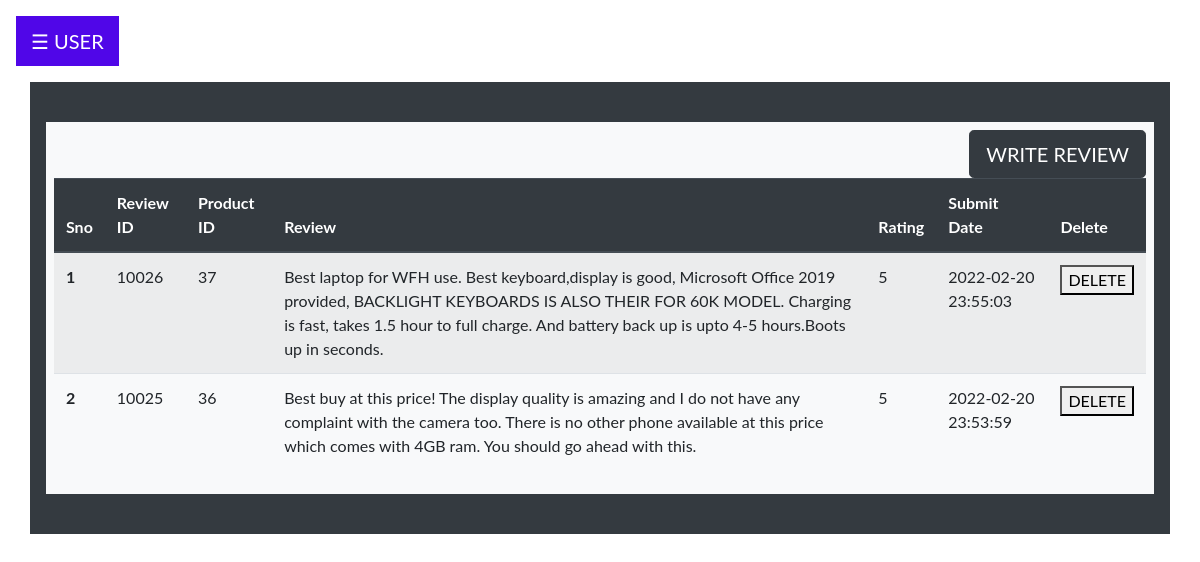
The app's page /user/manage_review.php (signed in) with its own data.
### tables this page shows
CREATE TABLE `reviews` (
  `review_id` int(11) NOT NULL,
  `item_id` int(11) NOT NULL,
  `userid` int(11) NOT NULL,
  `content` text NOT NULL,
  `rating` tinyint(1) NOT NULL,
  `submit_date` datetime NOT NULL DEFAULT current_timestamp()
);

### user/manage_review.php (the view, shortened to what this page needs)
<?php
 include 'dashboard_home.php';
include '../partials/connection.php';
$uid=$_SESSION['uid'];
$sql = "SELECT * FROM reviews WHERE userid='$uid' ORDER BY submit_date DESC ";
$result = $conn->query($sql);
$counter = 0;
?>
<!DOCTYPE html>
<html lang="en">
<head>
</head>
<body>
<div class="container p-2 my-4 bg-light text-white">
<button type="submit" class="btn btn-dark btn-lg float-right" onclick="window.location.href='../category.php'">WRITE REVIEW</button>
<form method="POST">
<table class="table table-striped">
  <thead class="thead-dark">
    <tr>
      <th scope="col">Sno</th>
      <th scope="col">Review ID</th>
      <th scope="col">Product ID</th>
      <th scope="col">Review</th>
      <th scope="col">Rating</th>
      <th scope="col">Submit Date</th>
      <th scope="col">Delete</th>
    </tr>
  </thead>
  <tbody>
  <?php
                while($rows=$result->fetch_assoc())
                {
             ?>
    <tr>
      <th scope="row"><?php echo ++$counter;?></th>
      <td><?php echo $rows['review_id'];?></td>
      <td><?php echo $rows['item_id'];?></td>
      <td><?php echo $rows['content'];?></td>
      <td><?php echo $rows['rating'];?></td>
      <td><?php echo $rows['submit_date'];?></td>
      <?php echo '<td><button type="submit" name="Delete" value="'.$rows['review_id'].'">DELETE</button></td>';?>
    </tr>
    <?php }
    ?>
  </tbody>
</table>
</div>
</body>
</html>

### user/dashboard_home.php (style rules this page uses)
body { font-family: "Lato", sans-serif; }

### records on screen
reviews: review_id "10026", item "37", content "Best laptop for WFH use. Best keyboard,display is good, Microsoft Office 2019 provided, BACKLIGHT KEYBOARDS IS ALSO THEIR FOR 60K MODEL. Charging is fast, takes 1.5 hour to full charge. And battery back up is upto 4-5 hours.Boots up in seconds.", rating "5", submit_date "2022-02-20 23:55:03"
reviews: review_id "10025", item "36", content "Best buy at this price! The display quality is amazing and I do not have any complaint with the camera too. There is no other phone available at this price which comes with 4GB ram. You should go ahead with this.", rating "5", submit_date "2022-02-20 23:53:59"
